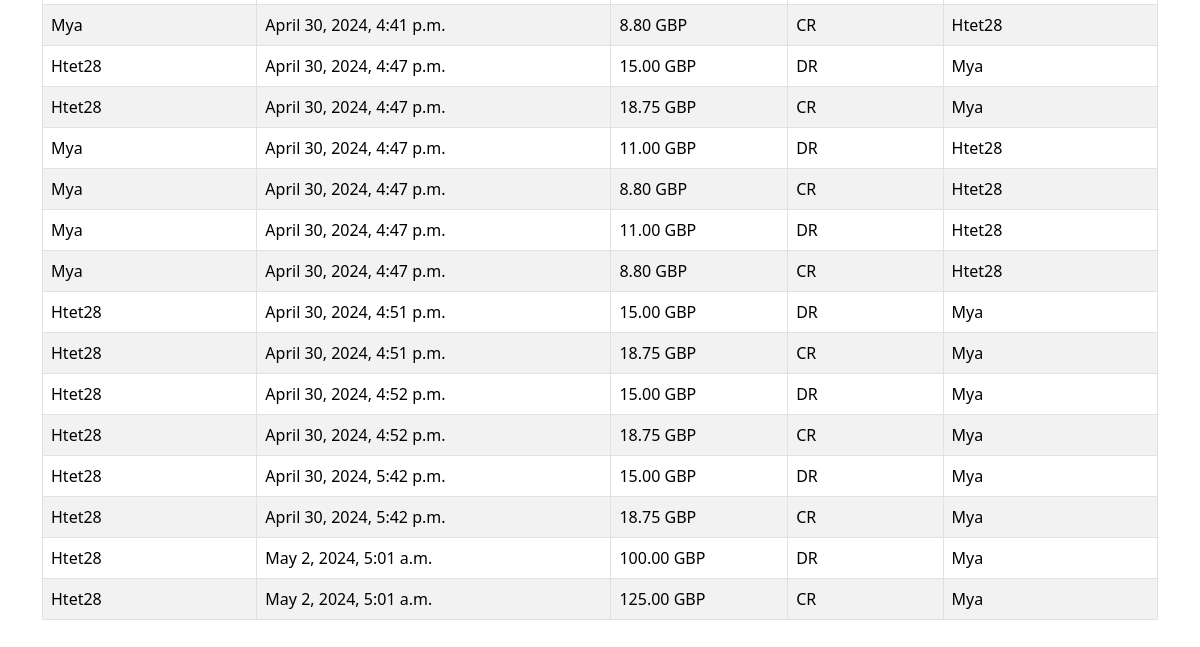
The page /webapps2024/admin/ (signed in, lower part) on the database as committed earlier.
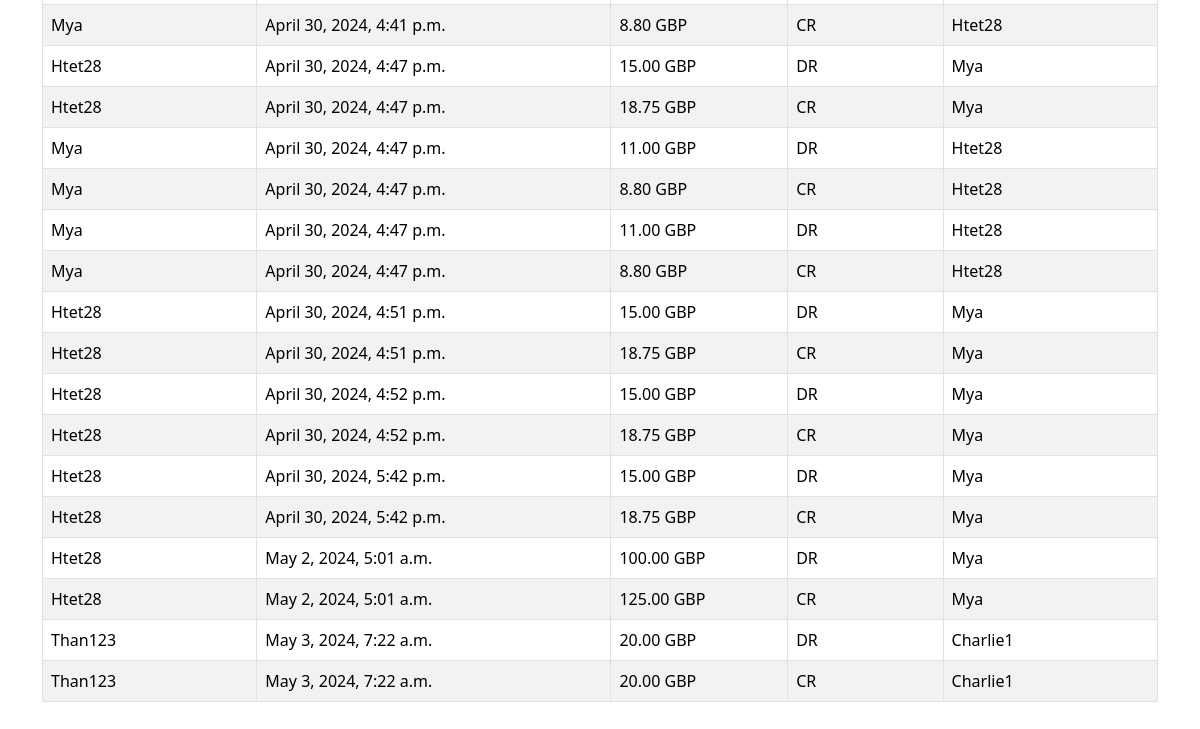
The same page on the database as committed later.
### transactions/models.py (models this page shows, shortened)
class WalletTransaction(models.Model):
    TRANSACTION_TYPE_CHOICES = [
        ('CR', 'Credit'),
        ('DR', 'Debit'),
    ]
    sender = models.CharField(max_length=50, null=False)
    recipient = models.CharField(max_length=50, null=True)
    amount = models.DecimalField(max_digits=10, decimal_places=2)
    transaction_type = models.CharField(max_length=2, choices=TRANSACTION_TYPE_CHOICES, default='CR')
    date_created = models.DateTimeField(auto_now_add=False)

class Wallet(models.Model):
    user = models.OneToOneField(User, on_delete=models.CASCADE, related_name="balance")
    balance = models.DecimalField(max_digits=12, decimal_places=2, default=1000)
    currency = models.CharField(max_length=3, default='GBP')

### adminapp/views.py (the view)
# urls.py: path('', views.view_accounts, name='view_accounts'),
def view_accounts(request):
    transactionsviews = WalletTransaction.objects.all()
    return render(request, 'admin/dashboard.html', {'transactionsviews': transactionsviews})

### templates/admin/dashboard.html (shortened to what this page needs)
{% extends 'main/base.html' %}
{% load mathfilters %}
{% block content %}
<table class="table table-bordered table-striped table-hover table-grey">
    <tbody>
    {% if user.is_authenticated %}
    {% for transactionsview in transactionsviews %}
    <tr>
        <td>{{ transactionsview.recipient|default:"-" }}</td>
        <td>{{ transactionsview.date_created }}</td>
        <td>{{ transactionsview.amount|floatformat:2 }} {{ user.balance.currency }}</td>
        <td>{{ transactionsview.transaction_type }}</td>
        <td>{{ transactionsview.sender|default:"-" }}</td>
    </tr>
    {% endfor %}
    {% endif %}
    </tbody>
</table>
{% endblock %}

Rows that differ between the two databases and show on the page:
added WalletTransaction: {{ user.balance.currency }} "GBP"
added WalletTransaction: {{ user.balance.currency }} "GBP"
